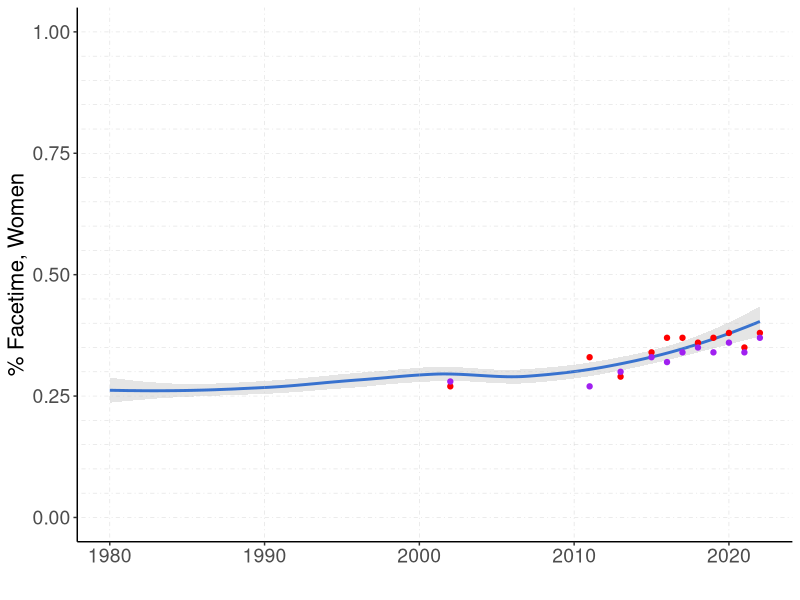

The R source for this figure:
library(ggplot2)

plotter <- function(data, dem, boot_intervals, ylabel, ymin_val, ymax_val) {
 
  # Plot
  g=ggplot(data=data, aes(y=dem, x=year)) + 

    # plot original points
    theme_classic() +

    # plot 95% confidence intervals over the LOESS predictions
    geom_line(data=boot_intervals, aes(x=V1, y=V3), col="#3e7fe6", size=1) +
    geom_ribbon(data=boot_intervals, aes(x=V1, ymin=V2, y=V3, ymax=V4), alpha=0.1, fill="black") +
    coord_cartesian(ylim = c(ymin_val, ymax_val)) + ylab(ylabel) + xlab("") +
    geom_vline(xintercept = seq(1980,2020, by = 10), linetype = "dotdash", size=.2, color = "grey", alpha = .5) +  # Horizontal grid lines with alpha +
    geom_hline(yintercept = seq(0, 1, by = .05), linetype = "dotdash", size=.2, color = "grey", alpha = 0.5) +  # Vertical grid lines with alpha
    theme(
      axis.title.x = element_text(size = 16),  # X axis title size
      axis.title.y = element_text(size = 16),  # Y axis title size
      axis.text.x = element_text(size = 14),   # X axis text size
      axis.text.y = element_text(size = 14)    # Y axis text size
    )
  return (g)
}


data=read.table("../data/top50.tsv", sep="\t", quote = "", head=TRUE, na.strings="None", comment.char = "")
lauzen=read.table("../data/lauzen_protag.txt", sep="\t", head=TRUE)
ci_data_women=read.table("../data/ci/women.res.txt", sep="\t", quote = "", head=FALSE, na.strings="None", comment.char = "")
g_women=plotter(data, data$women, ci_data_women, "% Facetime, Women", 0, 1)


pdf("gender_comp_lauzen.pdf", width=6)
g_women + geom_point(data=lauzen, aes(x=lauzen$year, y=lauzen$major), col='red') + geom_point(data=lauzen, aes(x=lauzen$year, y=lauzen$speaking), col='purple') +
theme(
      axis.title.x = element_text(size = 16),  # X axis title size
      axis.title.y = element_text(size = 16),  # Y axis title size
      axis.text.x = element_text(size = 14),   # X axis text size
      axis.text.y = element_text(size = 14)    # Y axis text size
    )
dev.off()


